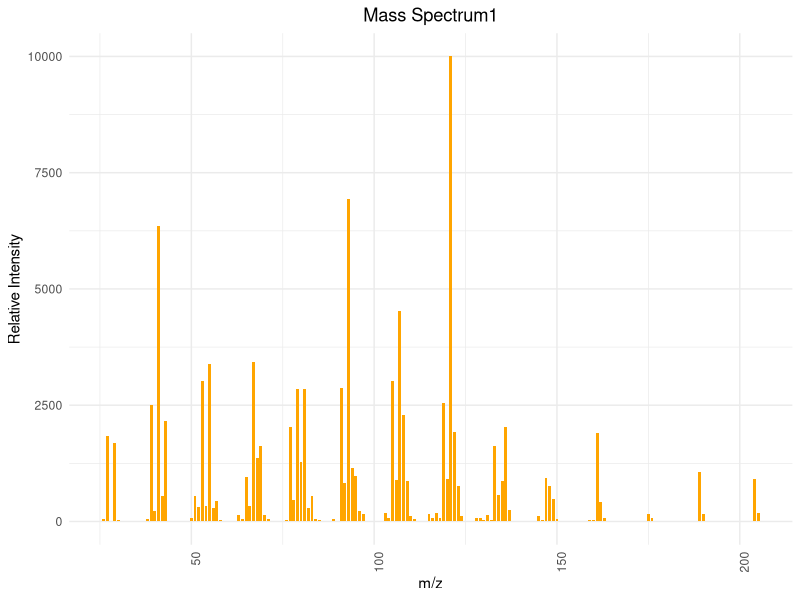
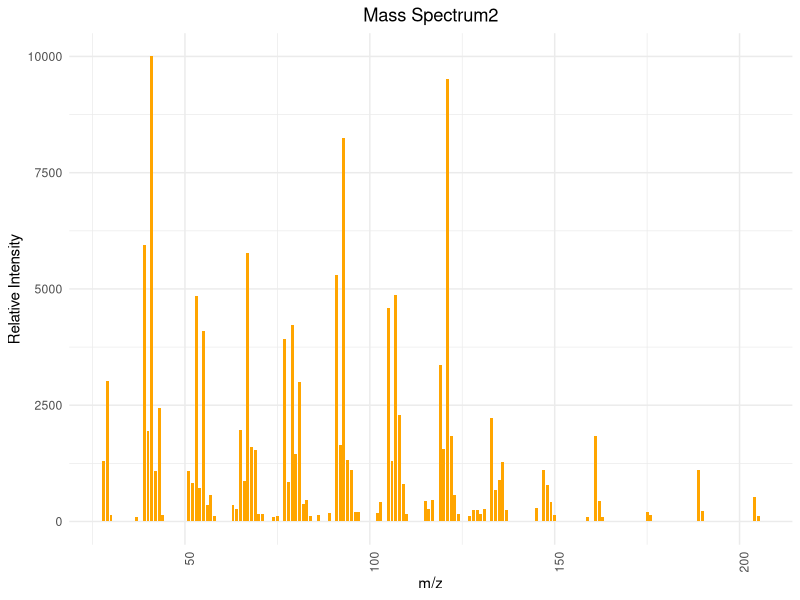
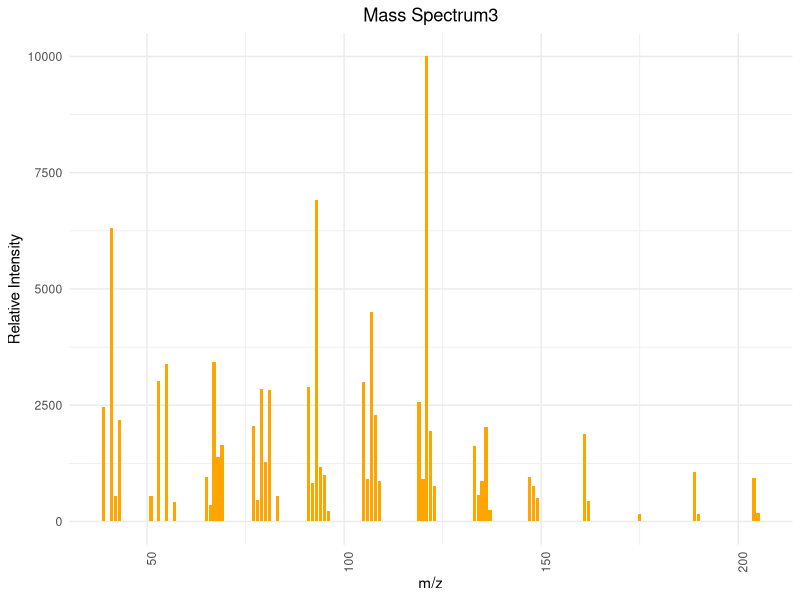
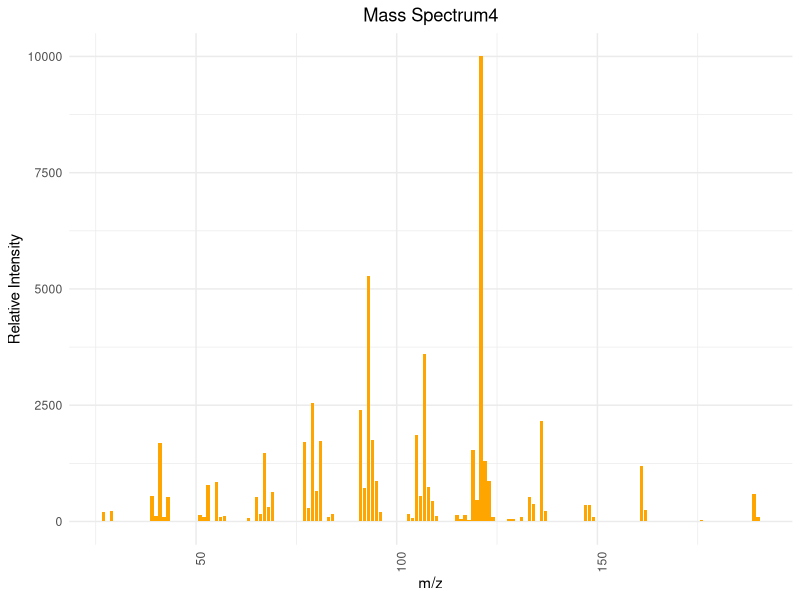

The R script that drew these images, in order:
## ---- chunk 1
# 安装并加载所需的包
library(ggplot2)

# 图1
mz1 <- c(26, 27, 29, 30, 38, 39, 40, 41, 42, 43, 44, 50, 51, 52, 53, 54, 55, 56, 57, 58, 63, 64, 65, 66, 67, 68, 69, 70, 71, 73, 76, 77, 78, 79, 80, 81, 82, 83, 84, 85, 87, 89, 91, 92, 93, 94, 95, 96, 97, 102, 103, 104, 105, 106, 107, 108, 109, 110, 111, 115, 116, 117, 118, 119, 120, 121, 122, 123, 124, 128, 129, 130, 131, 132, 133, 134, 135, 136, 137, 145, 146, 147, 148, 149, 150, 159, 160, 161, 162, 163, 175, 176, 189, 190, 204, 205)
intensity1 <- c(60, 1840, 1680, 40, 50, 2500, 230, 6350, 550, 2160, 10, 80, 540, 310, 3010, 330, 3390, 290, 430, 40, 150, 60, 950, 340, 3430, 1360, 1620, 130, 60, 20, 30, 2040, 460, 2840, 1280, 2840, 290, 540, 50, 30, 20, 50, 2870, 820, 6930, 1160, 980, 220, 160, 20, 180, 70, 3020, 900, 4530, 2280, 880, 120, 50, 160, 70, 180, 70, 2540, 910, 9999, 1930, 760, 110, 80, 70, 30, 130, 30, 1620, 570, 870, 2040, 240, 110, 40, 940, 760, 480, 60, 40, 40, 1910, 420, 70, 160, 80, 1060, 160, 920, 180)

data1 <- data.frame(mz1, intensity1)


ggplot(data1, aes(x=mz1, y=intensity1)) +
  geom_bar(stat="identity", fill="orange", width=0.8) + 
  theme_minimal() + 
  labs(title="Mass Spectrum1",
       x="m/z",
       y="Relative Intensity") + 
  theme(axis.text.x = element_text(angle = 90, hjust = 1), plot.title = element_text(hjust = 0.5))  

# 图2
mz2 <- c(28, 29, 30, 37, 39, 40, 41, 42, 43, 44, 51, 52, 53, 54, 55, 56, 57, 58, 63, 64, 65, 66, 67, 68, 69, 70, 71, 74, 75, 77, 78, 79, 80, 81, 82, 83, 84, 86, 89, 91, 92, 93, 94, 95, 96, 97, 102, 103, 105, 106, 107, 108, 109, 110, 115, 116, 117, 119, 120, 121, 122, 123, 124, 127, 128, 129, 130, 131, 133, 134, 135, 136, 137, 145, 147, 148, 149, 150, 159, 161, 162, 163, 175, 176, 189, 190, 204, 205)
intensity2 <- c(1300, 3020, 140, 90, 5940, 1950, 9999, 1080, 2430, 140, 1080, 830, 4840, 710, 4090, 360, 570, 110, 360, 270, 1970, 880, 5780, 1610, 1540, 170, 170, 100, 110, 3930, 840, 4230, 1460, 2990, 380, 470, 120, 130, 180, 5300, 1650, 8250, 1330, 1110, 210, 210, 180, 420, 4590, 1310, 4870, 2300, 800, 160, 450, 270, 460, 3370, 1550, 9510, 1840, 560, 160, 110, 240, 240, 160, 260, 2220, 670, 890, 1280, 240, 280, 1100, 780, 420, 130, 100, 1840, 430, 100, 200, 140, 1100, 220, 520, 110)

data2 <- data.frame(mz2, intensity2)

ggplot(data2, aes(x=mz2, y=intensity2)) +
  geom_bar(stat="identity", fill="orange", width=0.8) + 
  theme_minimal() + 
  labs(title="Mass Spectrum2",
       x="m/z",
       y="Relative Intensity") + 
  theme(axis.text.x = element_text(angle = 90, hjust = 1), plot.title = element_text(hjust = 0.5))  

# 图3
mz3 <- c(39, 41, 42, 43, 51, 53, 55, 57, 65, 66, 67, 68, 69, 77, 78, 79, 80, 81, 83, 91, 92, 93, 94, 95, 96, 105, 106, 107, 108, 109, 119, 120, 121, 122, 123, 133, 134, 135, 136, 137, 147, 148, 149, 161, 162, 175, 189, 190, 204, 205)
intensity3 <- c(2470, 6310, 540, 2180, 550, 3030, 3380, 420, 960, 350, 3420, 1380, 1640, 2050, 460, 2850, 1270, 2830, 540, 2900, 830, 6920, 1170, 990, 220, 3000, 910, 4500, 2280, 880, 2560, 920, 9999, 1950, 760, 1630, 570, 880, 2040, 250, 960, 760, 500, 1890, 430, 170, 1060, 160, 930, 180)

data3 <- data.frame(mz3, intensity3)

ggplot(data3, aes(x=mz3, y=intensity3)) +
  geom_bar(stat="identity", fill="orange", width=0.8) + 
  theme_minimal() + 
  labs(title="Mass Spectrum3",
       x="m/z",
       y="Relative Intensity") + 
  theme(axis.text.x = element_text(angle = 90, hjust = 1), plot.title = element_text(hjust = 0.5)) 

# 图4
mz4 <- c(27, 29, 39, 40, 41, 42, 43, 51, 52, 53, 55, 56, 57, 63, 65, 66, 67, 68, 69, 77, 78, 79, 80, 81, 83, 84, 91, 92, 93, 94, 95, 96, 103, 104, 105, 106, 107, 108, 109, 110, 115, 116, 117, 118, 119, 120, 121, 122, 123, 124, 128, 129, 131, 133, 134, 136, 137, 147, 148, 149, 161, 162, 176, 189, 190)
intensity4 <- c(210, 220, 550, 120, 1680, 100, 530, 140, 90, 790, 840, 90, 120, 70, 520, 160, 1480, 310, 630, 1710, 300, 2550, 650, 1720, 100, 160, 2390, 730, 5280, 1750, 870, 210, 160, 70, 1860, 540, 3600, 740, 450, 120, 140, 50, 150, 40, 1530, 460, 9999, 1310, 860, 90, 60, 60, 100, 520, 370, 2160, 230, 350, 360, 100, 1190, 250, 40, 590, 100)

data4 <- data.frame(mz4, intensity4)

ggplot(data4, aes(x=mz4, y=intensity4)) +
  geom_bar(stat="identity", fill="orange", width=0.8) + 
  theme_minimal() + 
  labs(title="Mass Spectrum4",
       x="m/z",
       y="Relative Intensity") + 
  theme(axis.text.x = element_text(angle = 90, hjust = 1), plot.title = element_text(hjust = 0.5)) 
